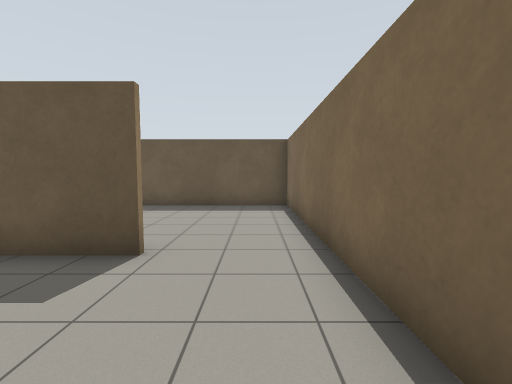
[1] (above)

21 first-person views from a walk through a Gazebo world. The camera is 1.2 m above the floor, tilts 4° down and sees 90° across. The floor is counted in squares, 1 m on a side. Each view is taken from the middle of a square. On the plan, view 1 faces up. The plan holds only what a view shows up to about 12 squares ahead; the rest is blank.

[2]
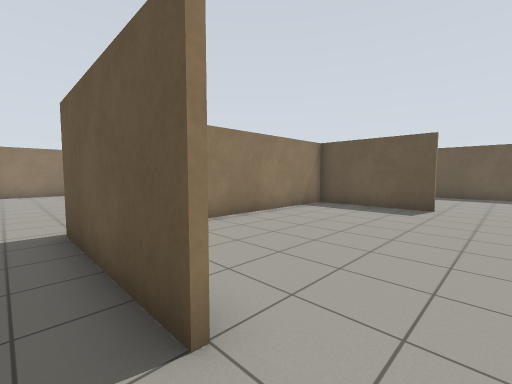

[3]
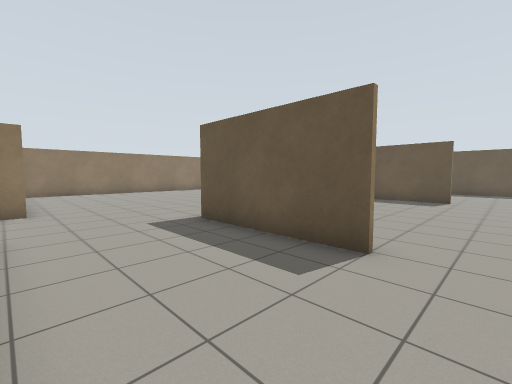

[4]
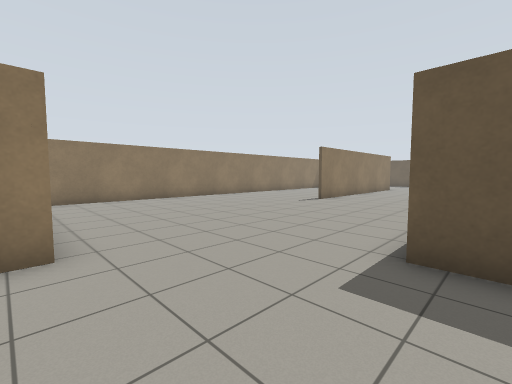

[5]
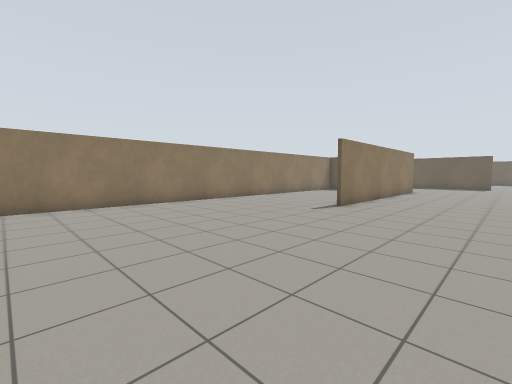

[6]
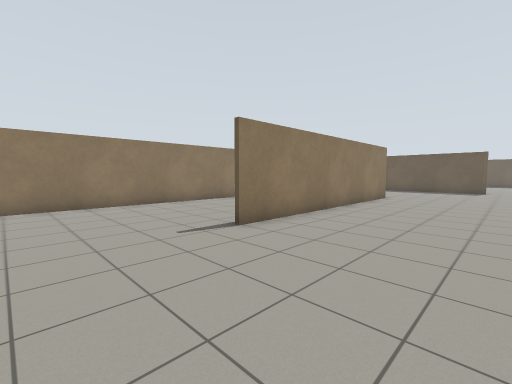

[7]
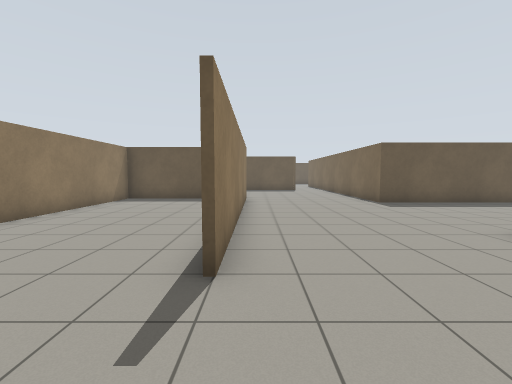

[8]
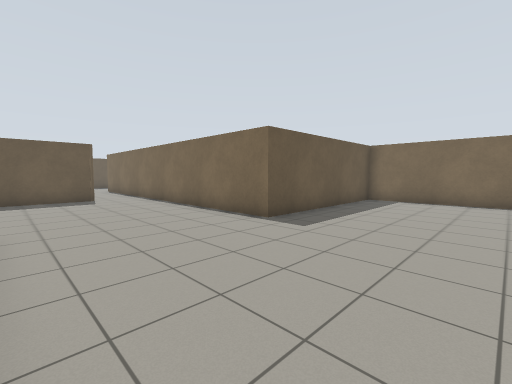

[9]
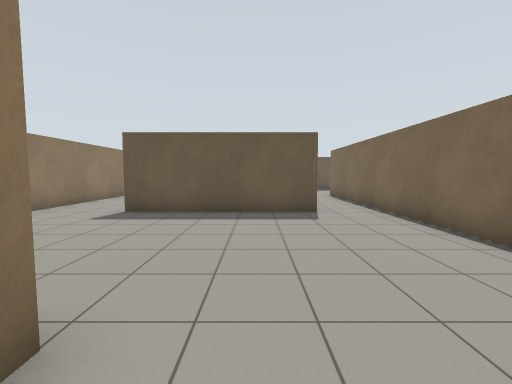

[10]
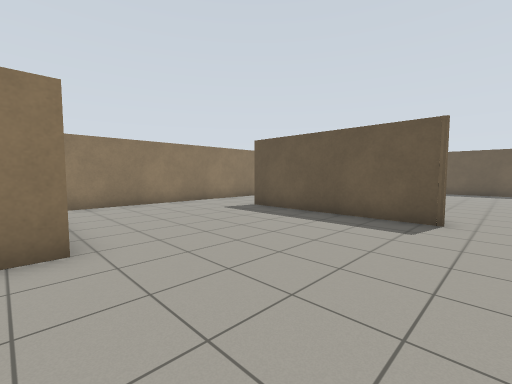

[11]
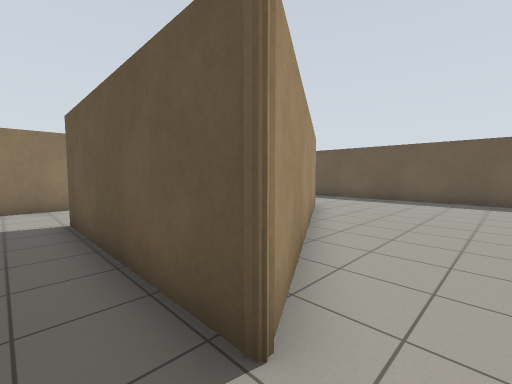

[12]
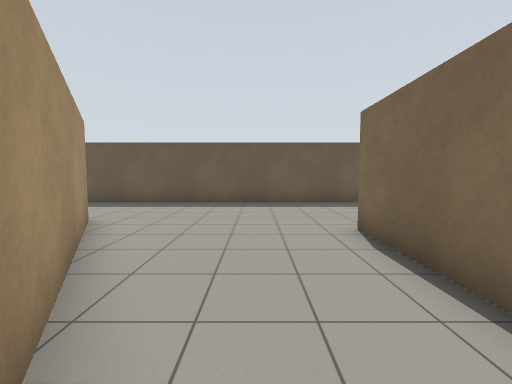

[13]
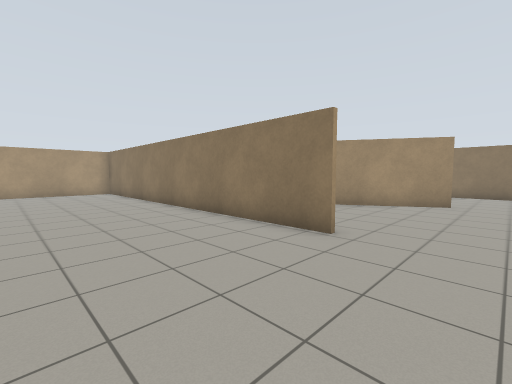

[14]
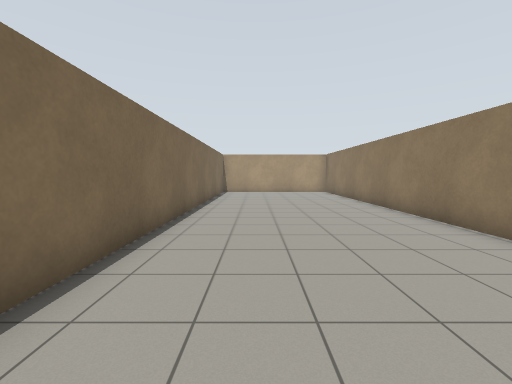

[15]
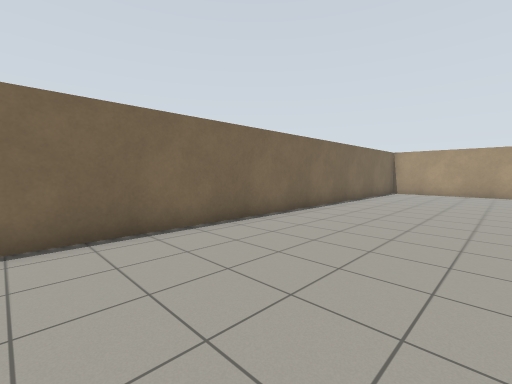

[16]
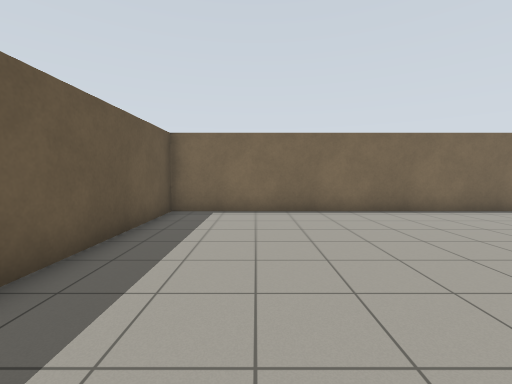

[17]
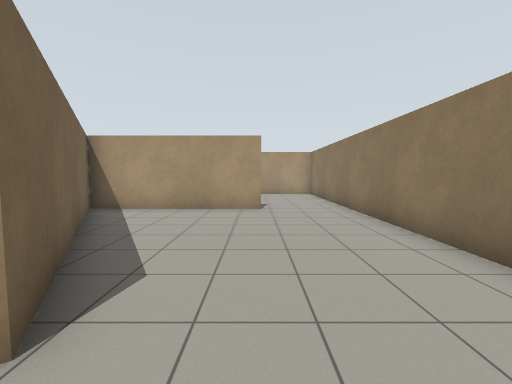

[18]
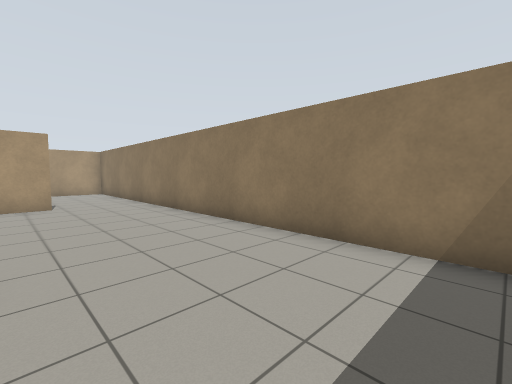

[19]
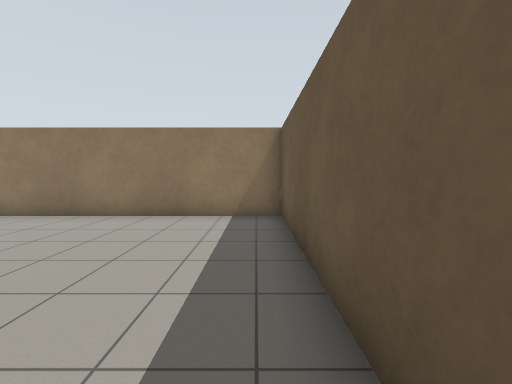

[20]
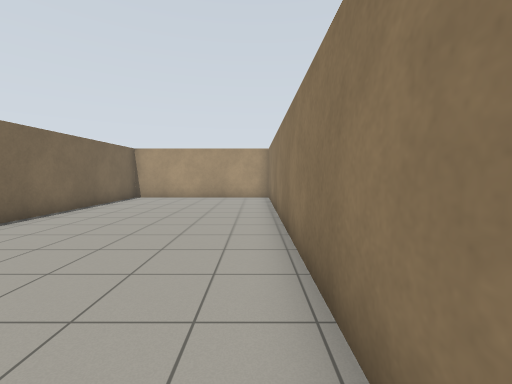

[21]
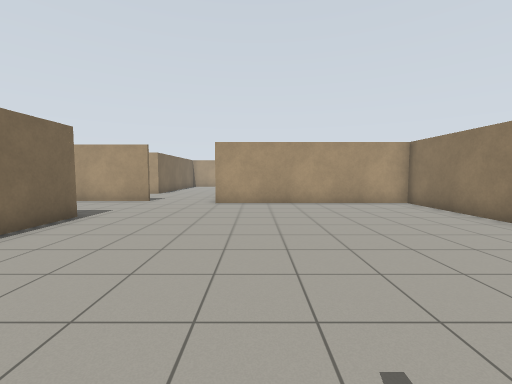

### Floor plan
Points are (right, up) in squares from view 1. A wall is a line through its corners. A room is listed if a view was taken in it or the views show most of it. See-through windows are left out.
Room 1 (view 1)
walls: (-1.6, 3.7) (-5.7, 3.7) (-5.7, -2.1); (1.2, 1.1) (1.2, 3.6)
ways out: opening at (-0.5, -5) to room 2; opening at (-0.5, 4) to room 2
Room 2 (views 2, 3, 4, 5, 6, 7, 8, 9, 10, 11, 12, 13, 14, 15, 16, 17, 18, 19, 20, 21)
walls: (-11.5, 11.7) (-11.5, 1.9); (-8.1, 18) (-12.4, 25.5); (-17.3, 11.1) (-17.3, -8.5) (-9.3, -8.5) (-9.3, -9.1); (-14.3, 18.3) (-8.3, 18.3); (1.2, 11) (1.2, 29.7) (-17.3, 29.7) (-17.3, 12.5); (1.2, 3.6) (1.2, 9.7) (-5.8, 9.7) (-5.8, 24.5); (-5.7, 24.5) (-5.7, 11.1); (-12.3, 25.5) (-8, 18.1) (-14.2, 18.1); (-1.4, -5.1) (-6, -5.1) (-6, -2.9); (-6.2, -9.4) (-3, -9.4)
ways out: opening at (-0.5, -5) to room 1; opening at (-0.5, 4) to room 1; opening at (-7.5, -10)

Positions as (right, up) in squares from view 1, and headings:
1: (0, 0), facing up
2: (0, -6), facing up-left
3: (0, -9), facing up-left
4: (-5, -9), facing up-left
5: (-7, -7), facing up-left
6: (-7, -2), facing up-left
7: (-11, -1), facing up
8: (-11, 5), facing up-right
9: (-10, 10), facing up
10: (-7, 11), facing up-left
11: (-7, 17), facing up-left
12: (-8, 19), facing up
13: (-1, 27), facing down-left
14: (-1, 27), facing down
15: (-4, 27), facing down-right
16: (-7, 27), facing right
17: (-14, 27), facing down
18: (-13, 29), facing down-left
19: (-10, 29), facing left
20: (-5, 23), facing down
21: (-11, 2), facing down
